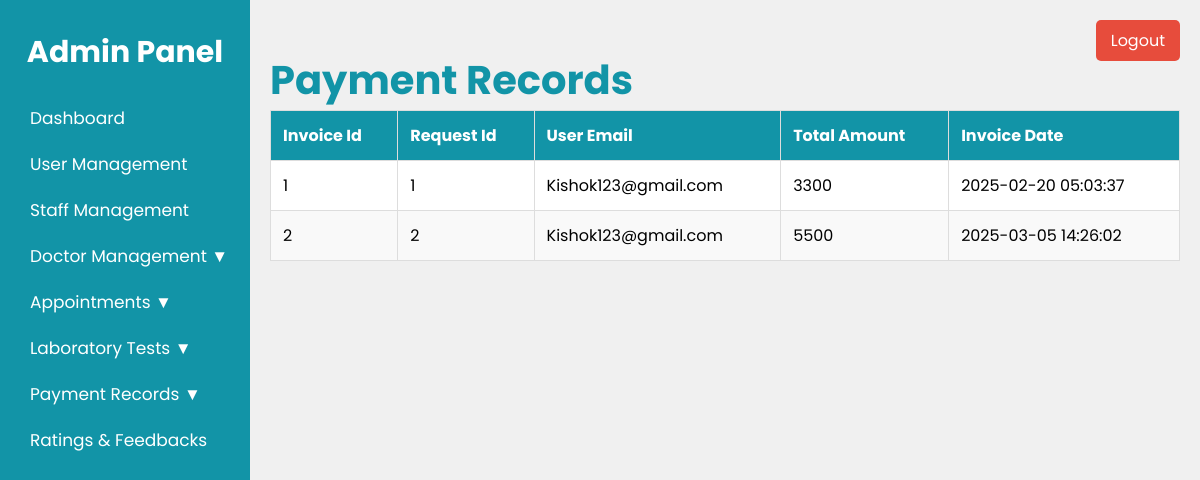
The app's page /Admin/report_payments.php (signed in) with its own data.
### tables this page shows
CREATE TABLE IF NOT EXISTS `report_invoice` (
  `id` int NOT NULL AUTO_INCREMENT,
  `request_id` int DEFAULT NULL,
  `name` varchar(255) DEFAULT NULL,
  `mobile_number` varchar(15) DEFAULT NULL,
  `email` varchar(255) DEFAULT NULL,
  `report_name` varchar(255) DEFAULT NULL,
  `report_charges` double DEFAULT NULL,
  `service_charges` double DEFAULT NULL,
  `total_charges` double DEFAULT NULL,
  `invoice_date` timestamp NULL DEFAULT CURRENT_TIMESTAMP,
  PRIMARY KEY (`id`),
  KEY `request_id` (`request_id`)
);

### Admin/report_payments.php (the view, shortened to what this page needs)
<?php
include('connect.php');
$invoices = [];
$sql = "SELECT * FROM report_invoice";
$result = mysqli_query($conn, $sql);
while ($row = mysqli_fetch_assoc($result)) {
    $invoices[] = $row;
}
?>
<!DOCTYPE html>
<html>
<head>
    <link rel="stylesheet" type="text/css" href="consultation_payment.css">
</head>
<body>
    <div class="admin-container">
        <nav class="sidebar">
            <h2>Admin Panel</h2>
            <ul>
                <li><a href="dashboard.php">Dashboard</a></li>
                <li><a href="user_management.php">User Management</a></li>
                <li><a href="staff_management.php">Staff Management</a></li>
                <li>
                    <a href="#">Doctor Management ▼</a>
                </li>
                <li>
                    <a href="#">Appointments ▼</a>
                </li>
                <li>
                    <a href="#">Laboratory Tests ▼</a>
                </li>
                <li>
                    <a href="#">Payment Records ▼</a>
                </li>
                <li><a href="feedback.php">Ratings & Feedbacks</a></li>
            </ul>
        </nav>
        <div class="main-content">
            <h1 class="tittle">Payment Records</h1>
            <table class="payment-table">
                <thead>
                    <tr>
                        <th>Invoice Id</th>
                        <th>Request Id</th>
                        <th>User Email</th>
                        <th>Total Amount</th>
                        <th>Invoice Date</th>
                    </tr>
                </thead>
                <tbody>
                    <?php foreach ($invoices as $invoice): ?>
                        <tr>
                            <td><?php echo $invoice['id']; ?></td>
                            <td><?php echo $invoice['request_id']; ?></td>
                            <td><?php echo $invoice['email']; ?></td>
                            <td><?php echo $invoice['total_charges']; ?></td>
                            <td><?php echo $invoice['invoice_date']; ?></td>
                        </tr>
                    <?php endforeach; ?>
                </tbody>
            </table>
        </div>
    </div>
    <a href="logout.php" class="logout-btn">Logout</a>
</body>
</html>

### Admin/consultation_payment.css (style rules this page uses)
* { margin: 0; padding: 0; font-family: "Poppins", serif; }
body { background-color: #f0f0f0; position: relative; }
.admin-container { display: flex; flex-direction: row; }
.sidebar { width: 250px; background-color: #1294A7; color: white; height: 100vh; padding-top: 20px; display: flex; flex-direction: column; position: fixed; }
.sidebar h2 { color: white; text-align: center; padding-top: 10px; margin-bottom: 20px; font-size: 30px; }
.sidebar ul { list-style-type: none; padding: 0; }
.sidebar ul li { font-size: 17px; padding: 10px 20px; }
.sidebar ul li a { color: white; text-decoration: none; display: block; padding-left:10px; border-radius: 5px; transition:transform 0.3s, background-color 0.3s ease; }
.main-content { flex-grow: 1; margin-top: 30px; padding: 20px; margin-left: 250px; }
.main-content .tittle { color: #1294A7; font-size: 40px; }
.logout-btn { position: fixed; top: 20px; right: 20px; background-color: #e74c3c; text-align: center; color: white; padding: 8px 15px; border: none; border-radius: 5px; text-decoration: none; transition: background-color 0.3s ease; }
.payment-table { width: 100%; border-collapse: collapse; background-color: #fff; margin-bottom: 20px; }
.payment-table th, .payment-table td { padding: 12px; border: 1px solid #ddd; text-align: left; }
.payment-table th { background-color: #1294A7; color: #fff; }
.payment-table tr:nth-child(even) { background-color: #f9f9f9; }

### records on screen
report_invoice: id "1", request "1", email "Kishok123@gmail.com", total_charges "3300", invoice_date "2025-02-20 05:03:37"
report_invoice: id "2", request "2", email "Kishok123@gmail.com", total_charges "5500", invoice_date "2025-03-05 14:26:02"
